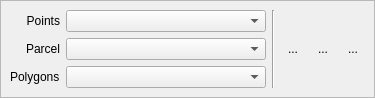
<?xml version="1.0" encoding="UTF-8"?>
<ui version="4.0">
 <class>ForestMonitorToolBarDialogForm</class>
 <widget class="QDialog" name="ForestMonitorToolBarDialogForm">
  <property name="geometry">
   <rect>
    <x>0</x>
    <y>0</y>
    <width>375</width>
    <height>96</height>
   </rect>
  </property>
  <property name="windowTitle">
   <string>Forest Monitor Tool Bar Dialog</string>
  </property>
  <layout class="QGridLayout" name="gridLayout_3">
   <property name="leftMargin">
    <number>0</number>
   </property>
   <property name="topMargin">
    <number>0</number>
   </property>
   <property name="rightMargin">
    <number>0</number>
   </property>
   <property name="bottomMargin">
    <number>0</number>
   </property>
   <item row="0" column="0">
    <widget class="QFrame" name="frame">
     <property name="frameShape">
      <enum>QFrame::StyledPanel</enum>
     </property>
     <property name="frameShadow">
      <enum>QFrame::Sunken</enum>
     </property>
     <layout class="QGridLayout" name="gridLayout_4">
      <item row="0" column="0">
       <layout class="QGridLayout" name="gridLayout_2">
        <item row="0" column="2">
         <widget class="QToolButton" name="m_eraserToolButton">
          <property name="text">
           <string>...</string>
          </property>
          <property name="checkable">
           <bool>true</bool>
          </property>
          <property name="autoExclusive">
           <bool>true</bool>
          </property>
          <property name="autoRaise">
           <bool>true</bool>
          </property>
         </widget>
        </item>
        <item row="0" column="3">
         <widget class="QToolButton" name="m_trackClassifierToolButton">
          <property name="text">
           <string>...</string>
          </property>
          <property name="checkable">
           <bool>true</bool>
          </property>
          <property name="autoExclusive">
           <bool>true</bool>
          </property>
          <property name="autoRaise">
           <bool>true</bool>
          </property>
         </widget>
        </item>
        <item row="0" column="0">
         <layout class="QGridLayout" name="gridLayout">
          <item row="0" column="0">
           <widget class="QLabel" name="label">
            <property name="text">
             <string>Points</string>
            </property>
            <property name="alignment">
             <set>Qt::AlignRight|Qt::AlignTrailing|Qt::AlignVCenter</set>
            </property>
           </widget>
          </item>
          <item row="1" column="1">
           <widget class="QComboBox" name="m_layerParcelComboBox"/>
          </item>
          <item row="1" column="0">
           <widget class="QLabel" name="label_2">
            <property name="text">
             <string>Parcel</string>
            </property>
            <property name="alignment">
             <set>Qt::AlignRight|Qt::AlignTrailing|Qt::AlignVCenter</set>
            </property>
           </widget>
          </item>
          <item row="0" column="1">
           <widget class="QComboBox" name="m_layerPointsComboBox">
            <property name="minimumSize">
             <size>
              <width>200</width>
              <height>0</height>
             </size>
            </property>
           </widget>
          </item>
          <item row="2" column="1">
           <widget class="QComboBox" name="m_layerPolyComboBox"/>
          </item>
          <item row="2" column="0">
           <widget class="QLabel" name="label_3">
            <property name="text">
             <string>Polygons</string>
            </property>
           </widget>
          </item>
         </layout>
        </item>
        <item row="0" column="1">
         <widget class="Line" name="line">
          <property name="orientation">
           <enum>Qt::Vertical</enum>
          </property>
         </widget>
        </item>
        <item row="0" column="4">
         <widget class="QToolButton" name="m_creatorToolButton">
          <property name="text">
           <string>...</string>
          </property>
          <property name="checkable">
           <bool>true</bool>
          </property>
          <property name="autoExclusive">
           <bool>true</bool>
          </property>
          <property name="autoRaise">
           <bool>true</bool>
          </property>
         </widget>
        </item>
       </layout>
      </item>
     </layout>
    </widget>
   </item>
  </layout>
 </widget>
 <resources/>
 <connections/>
</ui>
